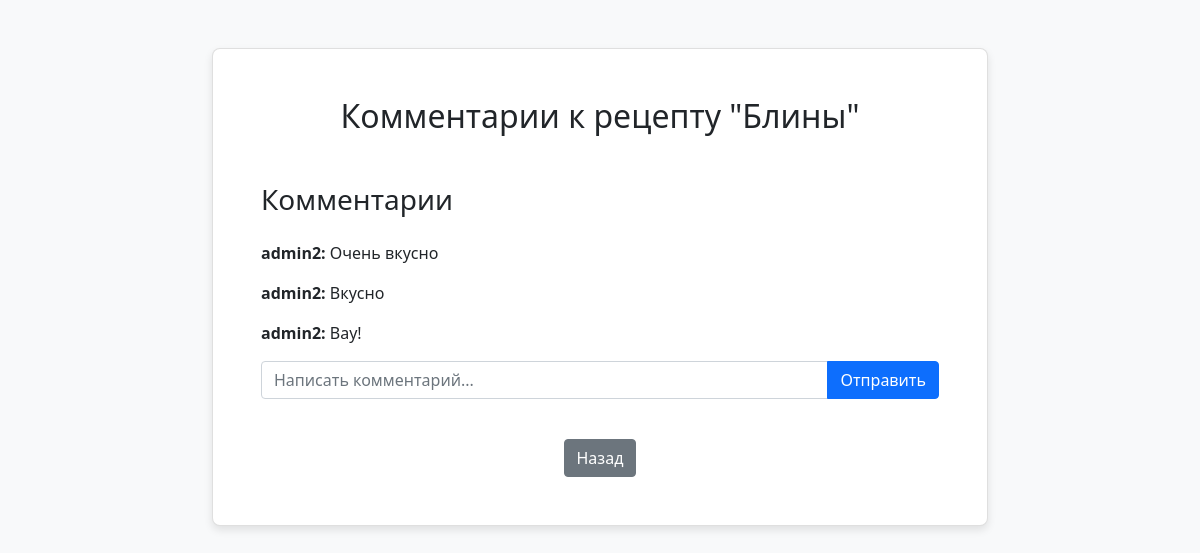
The app's page /comments/1 with its own data.
### base.py (models this page shows)
class Recipes(SqlAlchemyBase):
    __tablename__ = 'recipes'
    id = sa.Column(sa.Integer,
                   primary_key=True,
                   autoincrement=True,
                   unique=True)
    user_id = sa.Column(sa.Integer,
                        ForeignKey('users.id'),
                        nullable=False)
    title = sa.Column(sa.String(255),
                      nullable=False)
    ingredients = sa.Column(sa.Text,
                            nullable=False)
    description = sa.Column(sa.Text,
                            nullable=False)
    image = sa.Column(sa.String(255),
                      nullable=True)
    user = orm.relationship("Users", back_populates="recipes")
    comments = orm.relationship("Comments",
                                order_by="Comments.id",
                                back_populates="recipe")

class Comments(SqlAlchemyBase):
    __tablename__ = 'comments'
    id = sa.Column(sa.Integer,
                   primary_key=True,
                   autoincrement=True,
                   unique=True)
    recipe_id = sa.Column(sa.Integer,
                          ForeignKey('recipes.id'),
                          nullable=False)
    user_id = sa.Column(sa.Integer,
                        ForeignKey('users.id'),
                        nullable=False)
    text = sa.Column(sa.Text,
                     nullable=False)
    recipe = orm.relationship("Recipes", back_populates="comments")
    user = orm.relationship("Users", back_populates="comments")

class Users(SqlAlchemyBase):
    __tablename__ = 'users'
    id = sa.Column(sa.Integer,
                   primary_key=True,
                   autoincrement=True,
                   unique=True)
    login = sa.Column(sa.String(255),
                      nullable=False,
                      unique=True)
    password = sa.Column(sa.String(255),
                         nullable=False)
    recipes = orm.relationship("Recipes",
                               order_by="Recipes.id",
                               back_populates="user")
    comments = orm.relationship("Comments",
                                order_by="Comments.id",
                                back_populates="user")

### main.py (the view, shortened to what this page needs)
@app.route('/comments/<int:recipe_id>', methods=['GET', 'POST'])
def comments(recipe_id):
    recipe = db_session.query(Recipes).filter_by(id=recipe_id).first()
    if not recipe:
        flash('Рецепт не найден', 'danger')
        return redirect(url_for('main'))
    all_comments = db_session.query(Comments).filter_by(recipe_id=recipe_id).all()
    return render_template('comments.html', recipe=recipe, comments=all_comments)

### templates/comments.html
{% extends "base.html" %}
{% block content %}
<div class="container-fluid px-0">
    <div class="row mx-0 py-5">
        <div class="col-12 col-md-10 col-lg-8 mx-auto">
            <div class="card p-5" style="max-width: 1200px;">
                <h2 class="text-center mb-5">Комментарии к рецепту "{{ recipe.title }}"</h2>
                <h3 class="mb-4">Комментарии</h3>
                {% if comments %}
                {% for comment in comments %}
                <div class="comment mb-3">
                    <strong>{{ comment.user.login }}:</strong> {{ comment.text }}
                </div>
                {% endfor %}
                {% else %}
                <p class="text-muted">Комментариев пока нет</p>
                {% endif %}
                <form method="POST" class="mb-3">
                    <div class="input-group">
                        <input type="text" class="form-control comment-input"
                               name="comment"
                               placeholder="Написать комментарий..."
                               onfocus="if(this.value === 'Написать комментарий...') {this.value = ''}">
                        <button class="btn btn-primary" type="submit">Отправить</button>
                    </div>
                </form>
                <div class="text-center mt-4">
                    <a href="{{ url_for('main') }}" class="btn btn-secondary">Назад</a>
                </div>
            </div>
        </div>
    </div>
</div>
{% endblock %}

### templates/base.html (style rules this page uses)
body { height: 100vh; background-color: #f8f9fa; }
.card { background-color: white; border-radius: 8px; box-shadow: 0 4px 8px rgba(0,0,0,0.1); max-width: 400px; width: 100%; }
.form-control { border-radius: 4px; }

### records on screen
Recipes: title "Блины"
Comments: user.login "admin2", text "Очень вкусно"
Comments: user.login "admin2", text "Вкусно"
Comments: user.login "admin2", text "Вау!"
